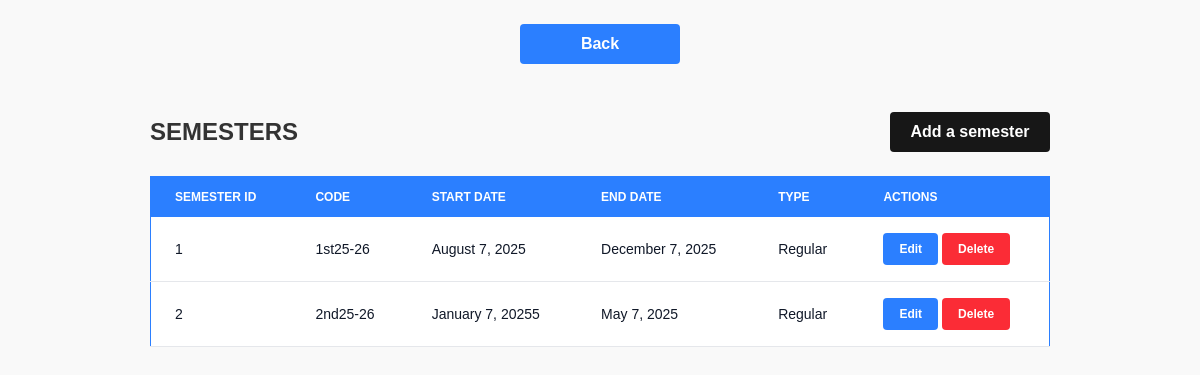
The app's page /semesters/index.php (signed in) with its own data.
### tables this page shows
CREATE TABLE IF NOT EXISTS `semesters` (
  `id` int NOT NULL AUTO_INCREMENT,
  `code` varchar(50) DEFAULT NULL,
  `start_date` varchar(50) DEFAULT NULL,
  `end_date` varchar(50) DEFAULT NULL,
  `summer` varchar(1) NOT NULL DEFAULT 'N',
  PRIMARY KEY (`id`),
  UNIQUE KEY `code` (`code`)
);

### semesters/index.php (the view, shortened to what this page needs)
<?php
require('../partials/head.php');
$stmt = $connection->prepare("
    select * from semesters;
");
$stmt->execute();
$semesters = $stmt->fetchAll();
?>
<body x-data="{deleteModal: false, deleteId: null}" class="flex justify-content flex-col items-center gap-y-6">
    <a href="/index.php"
        class="bg-blue-500 text-center mt-6 w-40 cursor-pointer text-white font-bold py-2 px-4 rounded">Back</a>
    <div class="w-full md:max-w-3/4 mx-auto px-4 md:px-0 gap-x-4 flex justify-between items-center">
        <h1 class="text-2xl font-bold mt-6">SEMESTERS</h1>
        <a href="create.php"
            class="bg-neutral-900 text-center text-xs sm:text-base mt-6 w-32 sm:w-40 cursor-pointer text-white font-bold py-2 px-4 rounded">Add
            a semester</a>
    </div>
    <div class="w-full flex md:justify-center overflow-x-auto">
        <table
            class="w-full min-w-[500px] max-w-3/4 text-xs sm:text-sm border border-blue-500 text-left rtl:text-right text-gray-500">
            <thead class="text-xs text-white uppercase bg-blue-500">
                <tr>
                    <th scope="col" class="px-2 sm:px-6 py-3">
                        Semester Id
                    </th>
                    <th scope="col" class="px-2 sm:px-6 py-3">
                        Code
                    </th>
                    <th scope="col" class="px-2 sm:px-6 py-3">
                        Start Date
                    </th>
                    <th scope="col" class="px-2 sm:px-6 py-3">
                        End Date
                    </th>
                    <th scope="col" class="px-2 sm:px-6 py-3">
                        Type
                    </th>
                    <th scope="col" class="px-2 sm:px-6 py-3">
                        Actions
                    </th>
                </tr>
            </thead>
            <tbody>
                <?php
                foreach ($semesters as $semester) {
                    echo '<tr class="bg-white border-b dark:bg-gray-800 dark:border-gray-700 border-gray-200">';
                    echo '<th scope="row" class="px-2 sm:px-6 py-4 font-medium text-gray-900 dark:text-white break-words">';
                    echo $semester['id'];
                    echo '</th>';
                    echo '<th scope="row" class="px-2 sm:px-6 py-4 font-medium text-gray-900 dark:text-white break-words">';
                    echo $semester['code'];
                    echo '</th>';
                    echo '<th scope="row" class="px-2 sm:px-6 py-4 font-medium text-gray-900 dark:text-white break-words">';
                    echo $semester['start_date'];
                    echo '</th>';
                    echo '<th scope="row" class="px-2 sm:px-6 py-4 font-medium text-gray-900 dark:text-white break-words">';
                    echo $semester['end_date'];
                    echo '</th>';
                    echo '<th scope="row" class="px-2 sm:px-6 py-4 font-medium text-gray-900 dark:text-white break-words">';
                    echo $semester['summer'] == 'Y' ? 'Summer' : 'Regular';
                    echo '</th>';
                    echo '<td class="px-2 sm:px-6 py-4">';
                    echo '<div class="flex flex-col sm:flex-row gap-1">';
                    echo "<a class='bg-blue-500 text-xs hover:bg-blue-700 cursor-pointer text-white font-bold py-1 px-2 sm:py-2 sm:px-4 rounded' href='edit.php?id={$semester["id"]}'>Edit</a>";
                    echo '<button @click="deleteModal = true; deleteId = ' . $semester["id"] . '; console.log(deleteId)"';
                    echo ' class="bg-red-500 text-xs hover:bg-red-700 cursor-pointer text-white font-bold py-1 px-2 sm:py-2 sm:px-4 rounded">';
                    echo 'Delete';
                    echo '</button>';
                    echo '</div>';
                    echo '</td>';
                    echo '</tr>';
                }
                ?>
            </tbody>
        </table>
    </div>
</body>
<?php
require('../partials/footer.php')
?>

### partials/head.php (style rules this page uses)
html, body { height: 100%; margin: 0; padding: 0; font-family: sans-serif; font-weight: 100; background-color: #f9f9f9; color: #333; box-sizing: border-box; }

### records on screen
semesters: id "1", code "1st25-26", start_date "August 7, 2025", end_date "December 7, 2025", summer "Regular"
semesters: id "2", code "2nd25-26", start_date "January 7, 20255", end_date "May 7, 2025", summer "Regular"
